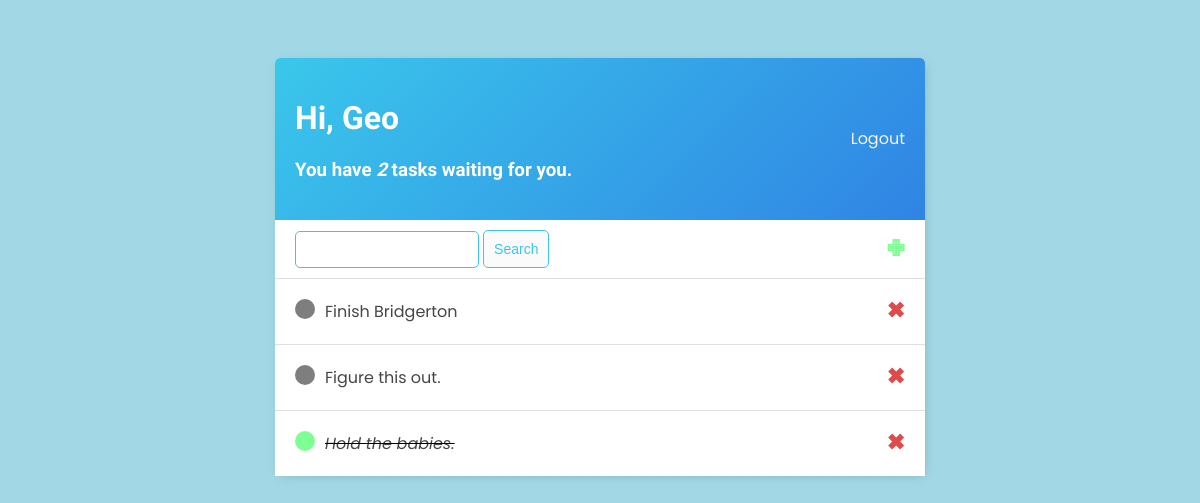
Screenshot of / (signed in) with the database file from the repository.
### ToDoListApp/models.py (models this page shows)
class Task(models.Model):
    user = models.ForeignKey(User, on_delete=models.CASCADE, null=True, blank=True)
    title = models.CharField(max_length=255)
    description = models.TextField(max_length=5000, null=True, blank=True)
    complete = models.BooleanField(default=False)
    create = models.DateTimeField(auto_now_add=True)
    def __str__(self) -> str:
        return f"{self.title}"
    class Meta:
        ordering = ['complete']

### ToDoListApp/views.py (the view)
# urls.py: path('', views.TaskList.as_view() , name="tasks"),
class TaskList(LoginRequiredMixin, ListView):
    model = Task
    context_object_name = 'tasks'
    def get_context_data(self, **kwargs: Any) -> Dict[str, Any]:
        context = super().get_context_data(**kwargs)
        context['tasks'] = context['tasks'].filter(user=self.request.user)
        context['count'] = context['tasks'].filter(complete=False).count()
        search_input = self.request.GET.get('search-area') or ''
        if search_input:
            context['tasks'] = context['tasks'].filter(title__icontains=search_input)
        return context

### ToDoListApp/templates/ToDoListApp/task_list.html
{% extends 'ToDoListApp/main.html' %}
{% block content %}
<div class="header-bar">
    <div>
        <h1>Hi, {{request.user|title}}</h1>
        {% if count != 1 %}
        <h3>You have <i>{{count}}</i> tasks waiting for you.</h3>
        {% else %}
        <h3>You have <i>{{count}}</i> task waiting for you.</h3>
        {% endif %}
    </div>
    {% if request.user.is_authenticated %}
    <a href="{% url 'logout' %}">Logout</a>
    {% else %}
    <a href="{% url 'login' %}">Login</a>
    {% endif %}
</div>
<div class="search-form-wrapper">
    <a class="task-create" href="{% url 'task-create' %}">&#10009;</a>
    <form method="GET">
        <input style="width: 60%;" type="text", name="search-area">
        <input class="button" type="submit", value="Search">
    </form>
</div>
<div class="task-items-wrapper">
    {% for task in tasks %}
    <div class="task-wrapper">
        {% if task.complete %}
            <div class="task-title">
                <div class="task-complete-icon"></div>
                <i><s><a href="{% url 'task' task.id %}">{{task}}</a></s></i>
            </div>
        {% else %}
            <div class="task-title">
                <div class="task-incomplete-icon"></div>
                <a href="{% url 'task-update' task.id %}">{{task}}</a>
            </div>
        {% endif %}
        <a class="task-delete" href="{% url 'task-delete' task.id %}">&#10006;</a>
    </div>
    {% empty %}
    <h3>No items in list</h3>
    {% endfor %}
</div>
{% endblock content %}

### ToDoListApp/templates/ToDoListApp/main.html (style rules this page uses)
body { background-color: #a2d8e5; font-family: 'Poppins', sans-serif; padding-top: 50px; }
h1, h2, h3, h4, h5, h6 { font-family: 'Varela Round', sans-serif; }
a, p { color: rgb(161, 161, 161); }
.header-bar { display: flex; justify-content: space-between; align-items: center; padding: 20px; border-radius: 5px 5px 0 0; color: #fff; background: linear-gradient(135deg, #3ac7eb 0%, #3084e4 100%); }
.header-bar a { color:rgb(243, 243, 243); text-decoration: none; }
.task-wrapper { display: flex; align-items: center; justify-content: space-between; padding: 20px; background-color: #fff; border-top: 1px solid rgb(223, 223, 223); }
.task-title { display: flex; }
.task-title a { text-decoration: none; color: #464646; margin-left: 10px; }
.task-complete-icon { height: 20px; width: 20px; background-color: rgb(126, 255, 147); border-radius: 50%; }
.task-incomplete-icon { height: 20px; width: 20px; background-color: rgb(126, 126, 126); border-radius: 50%; }
.task-delete { text-decoration: none; font-weight: 900; color: rgb(224, 74, 74); font-size: 22px; line-height: 0; }
.task-create { text-decoration: none; font-weight: 900; color: rgb(126, 255, 147); font-size: 22px; line-height: 0; }
.search-form-wrapper { display: flex; flex-direction: row-reverse; flex-wrap: wrap; justify-content: space-between; align-items: center; padding: 10px 20px 10px 20px; }
.button { border: 1px solid #3ac7eb; background-color: #FAFAFA; color: #3ac7eb; padding: 10px; font-size: 14px; border-radius: 5px; cursor: pointer; text-decoration: none; }
input[type=text], input[type=password], textarea { border: 1px solid #3ac7eb; border-radius: 5px; padding: 10px; }
.form-area textarea, input[type=text], input[type=password] { width: 100%; }

### rows the page displays
Task: title "Finish Bridgerton"
Task: title "Figure this out."
Task: title "Hold the babies."

### other values shown
{{ request.user|title }} "Geo"
{{ count }} "2"
